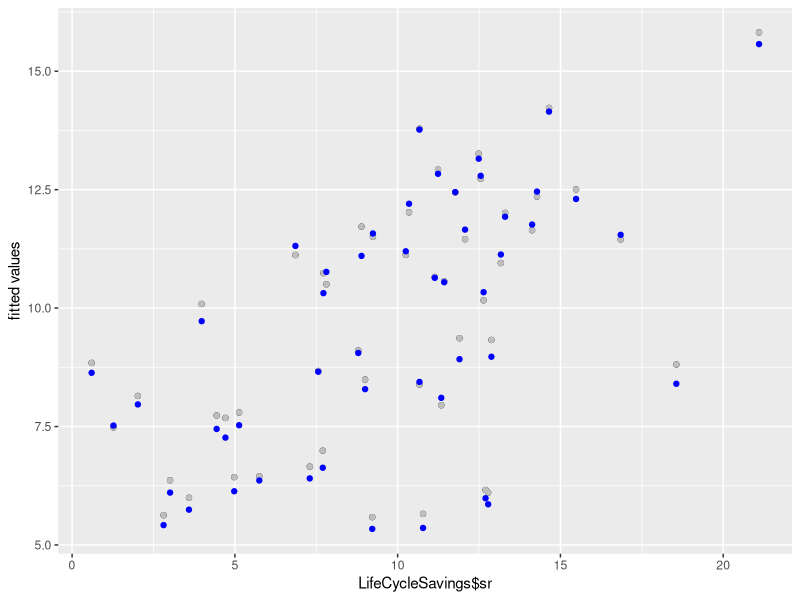
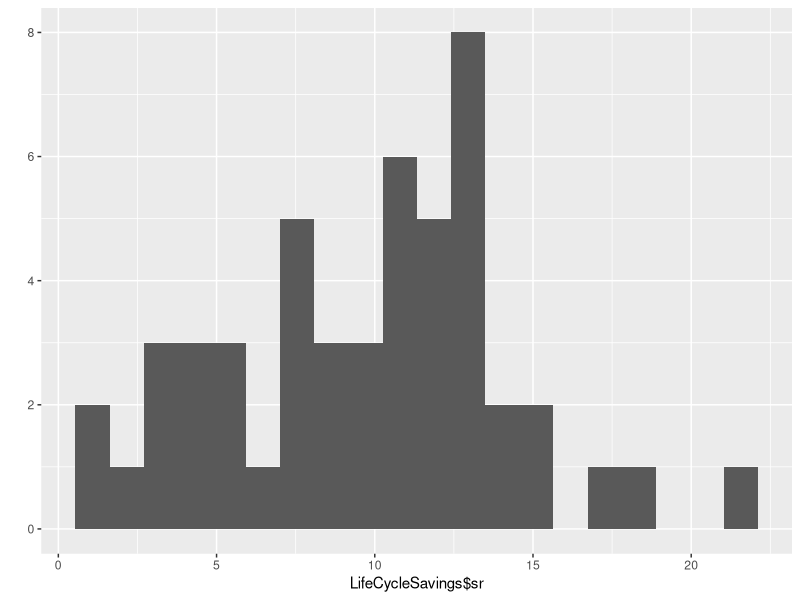
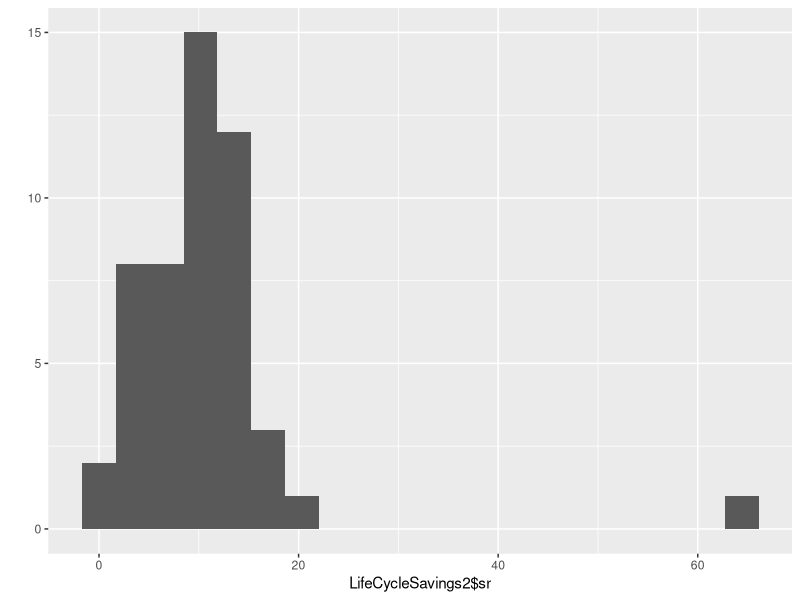
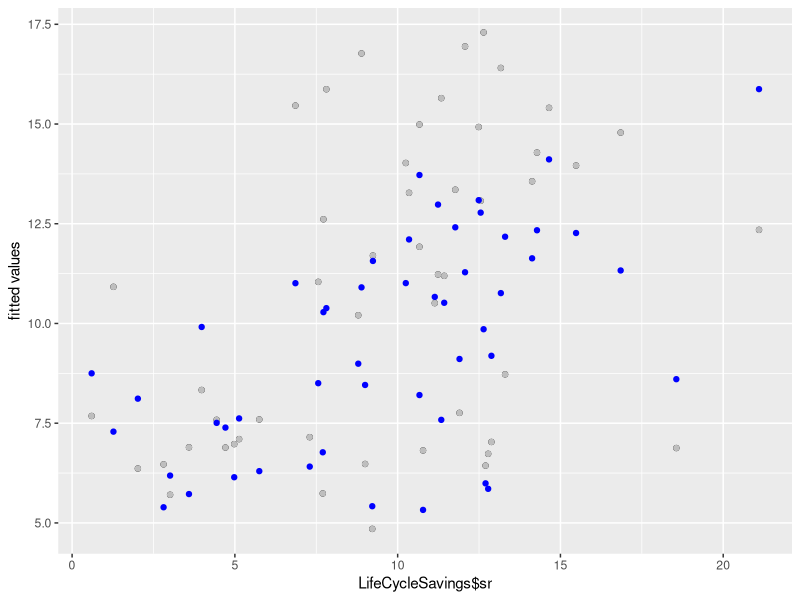
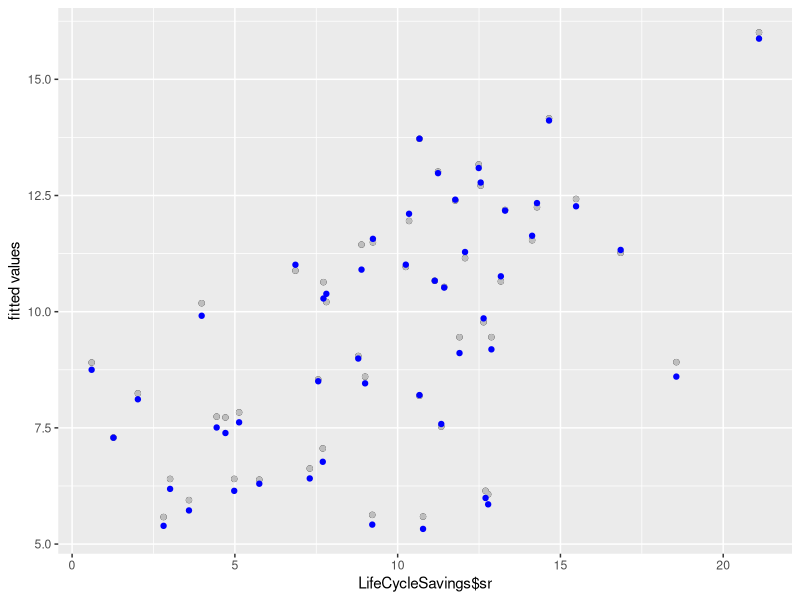

Recreate these plots in R, in order.
## ---- chunk 1

#robust regression
library(ggplot2)  #for pretty plots

#we will use the LifeCycleSavings data from the package "datasets"
library(MASS) # stepAIC funciton
data(LifeCycleSavings)

head(LifeCycleSavings)

olsFit<-lm(data=LifeCycleSavings,sr ~ pop15 + pop75 + dpi + ddpi)
summary(olsFit)

#Coefficients:
#(Intercept)     pop15      pop75      dpi      ddpi 
#28.5661        -0.4612    -1.6915   -0.0003   0.4097


#now with robust regression
library(MASS)  #for M-estimation method of robust regression: rlm

?rlm

#-----first, huber loss function-------
huberFit <- rlm(data=LifeCycleSavings,sr ~ pop15 + pop75 + dpi + ddpi)
summary(huberFit)
str(huberFit)

#let's look at a few the top residuals and their weights
hweights <- data.frame(country = row.names(LifeCycleSavings), 
                      resid = huberFit$resid, weight = huberFit$w)
hweights <- hweights[order(huberFit$w), ]
hweights[1:15, ]

#notice that Zambia and Chile top our list!

#even though there is a lot of down-weighting occuring, the 
#coefficient estimates are still pretty close

#(Intercept)   pop15     pop75       dpi      ddpi 
#28.9447     -0.4735   -1.6554   -0.0004    0.3850 


#----now for bi-square-----
bisquareFit <- rlm(data=LifeCycleSavings,sr ~ pop15 + pop75 + dpi + ddpi, psi=psi.bisquare)

#and the corresponding residuals and weights are different
bweights <- data.frame(country = row.names(LifeCycleSavings), resid = bisquareFit$resid, weight = bisquareFit$w)
bweights <- bweights[order(bisquareFit$w), ]
bweights[1:15, ]

summary(bisquareFit)

#the coefficients are affected, but it's not too large of a departure from the OLS results

#(Intercept)   pop15     pop75        dpi      ddpi 
#28.6711     -0.4699   -1.5790    -0.0004    0.3756 

#and we can see that that the OLS predictions (gray) and bisquare predictions (blue)
#both line up pretty closely on a predictions vs. true value plot
qplot(LifeCycleSavings$sr, 
      olsFit$fitted.values)+geom_point(color="gray")+
      geom_point(aes(y=bisquareFit$fitted.values),color="blue")+ylab("fitted values")

#--------------------
#artificially make one outcome value a big outlier and then re-run
LifeCycleSavings[order(LifeCycleSavings$pop75),]
LifeCycleSavings2<-LifeCycleSavings
LifeCycleSavings2[14,1]<-65   #outlier introduced here for France


qplot(LifeCycleSavings$sr, bins=20)   #look at histogram of original data
qplot(LifeCycleSavings2$sr, bins=20)  #look at new histogram

olsFit2<-lm(data=LifeCycleSavings2,sr ~ pop15 + pop75 + dpi + ddpi)
huberFit2 <- rlm(data=LifeCycleSavings2,sr ~ pop15 + pop75 + dpi + ddpi)
bisquareFit2 <- rlm(data=LifeCycleSavings2,sr ~ pop15 + pop75 + dpi + ddpi, psi=psi.bisquare)

round(coef(olsFit),4)
round(coef(olsFit2),4)  #big differences! especially for pop15 and pop75

round(coef(huberFit),4)
round(coef(huberFit2),4) #somewhat similar to previous results and original OLS

round(coef(bisquareFit),4)
round(coef(bisquareFit2),4) #similar to previous results and original OLS

#take a quick look at the weights for France in bisquare and see it is set to 0
bweights2 <- data.frame(country = row.names(LifeCycleSavings), resid = bisquareFit2$resid, weight = bisquareFit2$w)
bweights2 <- bweights2[order(bisquareFit2$w), ]
bweights2[1:5, ]

#now the OLS predictions (gray) and bisquare predictions (blue)
#do not line up closely on a predictions vs. true value plot
qplot(LifeCycleSavings$sr, olsFit2$fitted.values)+geom_point(color="gray")+geom_point(aes(y=bisquareFit2$fitted.values),color="blue")+ylab("fitted values")

#the bisquare weigting eliminated France from the analysis
#you can see this if you delete France and then re-run the OLS model,
#the results line up very closely!

LifeCycleSavings3<-LifeCycleSavings[-14,]  #remove France
olsFit3<-lm(data=LifeCycleSavings3,sr ~ pop15 + pop75 + dpi + ddpi)
round(coef(olsFit3),4)  
round(coef(bisquareFit2),4) 

olsPrediction<-predict(olsFit3,newdata=LifeCycleSavings)
qplot(LifeCycleSavings$sr, olsPrediction)+geom_point(color="gray")+geom_point(aes(y=bisquareFit2$fitted.values),color="blue")+ylab("fitted values")

